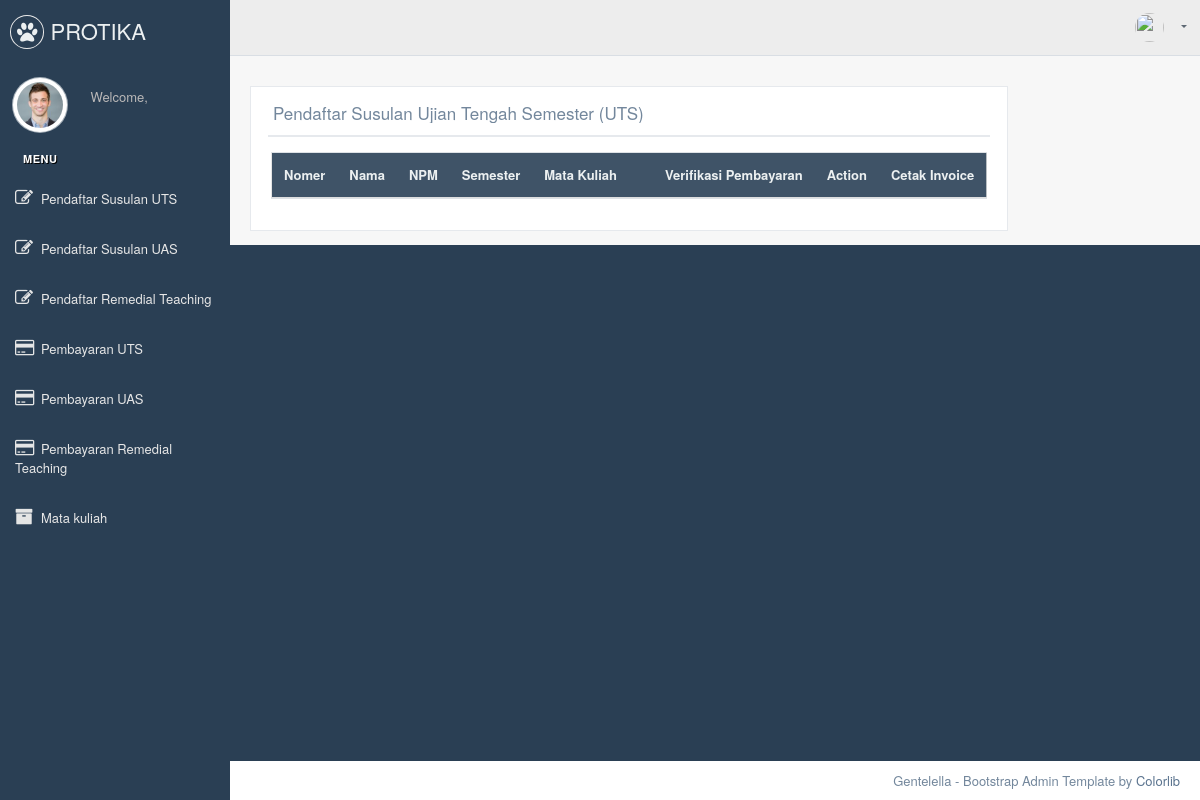
The page /index.php/c_admin/uts on the database as committed earlier.
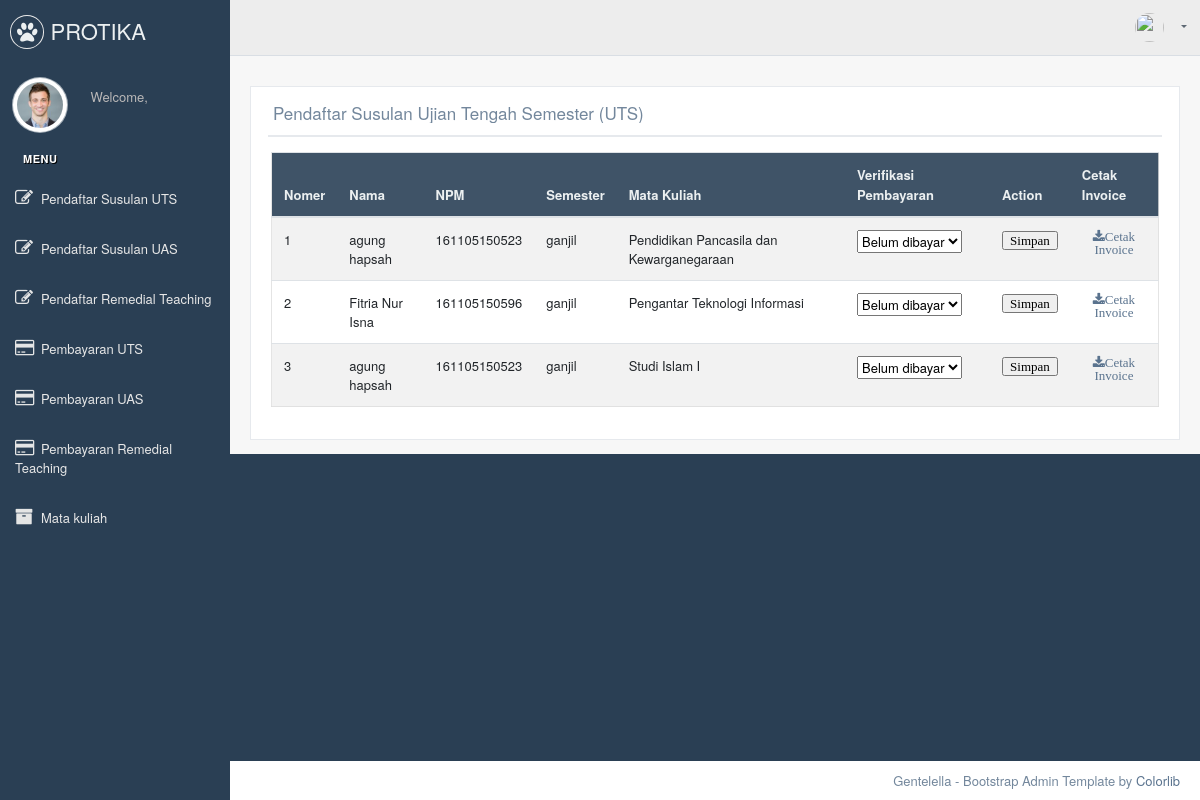
The same page on the database as committed later.
### tables this page shows
CREATE TABLE `susulan_uts` (
  `nama_mahasiswa` varchar(100) DEFAULT NULL,
  `npm` varchar(12) NOT NULL,
  `program_studi` varchar(20) DEFAULT NULL,
  `tahun_ajaran` varchar(10) DEFAULT NULL,
  `kelas` varchar(10) DEFAULT NULL,
  `no_tlp` varchar(13) DEFAULT NULL,
  `matkul` varchar(100) DEFAULT NULL,
  `semester` varchar(6) DEFAULT NULL,
  `dosen` varchar(100) DEFAULT NULL,
  `tanggal_uts` date DEFAULT NULL,
  `pukul` time DEFAULT NULL,
  `verivikasi` varchar(20) DEFAULT NULL
);

### application/libraries/Template.php (called while the page is built)
<?php if (! defined('BASEPATH')) exit('No direct script access allowed');
class Template {
	var $template_data = array();
	function set($name, $value)
	{
		$this->template_data[$name] = $value;
	}
	function load($template = '', $view = '', $view_data = array(), $return = FALSE)
	{
		$this->CI=&get_instance();
		$this->set('contents', $this->CI->load->view($view,$view_data, TRUE));
		return $this->CI->load->view ($template, $this->template_data, $return);
	}
}

### application/controllers/C_admin.php (called while the page is built, shortened)
<?php
class C_admin extends CI_Controller {
	public function uts()
	{
		$data["susulan_uts"] = $this->M_uts->getwhere('verivikasi',0,'susulan_uts')->result();
		$this->template->load('admin/va_static','admin/va_uts',$data);
	}
}

### index.php (called while the page is built, shortened)
<?php
require_once BASEPATH.'core/CodeIgniter.php';

### application/models/M_uts.php (called while the page is built, shortened)
<?php defined('BASEPATH') or exit('No direct script access allowed');
class M_uts extends CI_Model
{
    public function getwhere($field, $where, $table)
    {
        $this->db->where($field, $where);
        $query = $this->db->get($table);
        return $query;
    }
}

### application/views/admin/va_uts.php (the view, shortened to what this page needs)
<div class="col-md-12 col-sm-12  ">
               <div class="x_panel">
                 <div class="x_title">
                   <h2>Pendaftar Susulan Ujian Tengah Semester (UTS)</h2>
                   <ul class="nav navbar-center panel_toolbox">
                     <li><a class="collapse-link"><i class="fa fa-chevron-center"></i></a>
                     </li>
                   </ul>
                   <div class="clearfix"></div>
                 </div>
                 <div class="x_content">
                   <div class="table-responsive">
                     <form action="<?php echo base_url().'C_admin/update/';?>" method="post">
                     <table class="table table-striped jambo_table bulk_action">
                       <thead>
       <tr>
         <th>Nomer</th>
         <th>Nama</th>
         <th>NPM</th>
         <th>Semester</th>
         <th>Mata Kuliah</th>
         <th></th>
         <th>Verifikasi Pembayaran</th>
         <th>Action</th>
         <th>Cetak Invoice</th>
       </tr>
     </thead>
     <tbody>
       <tr>
       <?php
                                       $no = 1;
                                       foreach ($susulan_uts as $suts)  {?>
                                       <td><?php echo $no++ ?></td>
                                       <td><?php echo $suts->nama_mahasiswa; ?></td>
                                       <td><input type="hidden" name="npm" value="<?php echo $suts->npm; ?>" class="form-control"><?php echo $suts->npm; ?></td>
                                       <td><?php echo $suts->semester; ?></td>
                                       <td><?php echo $suts->matkul; ?></td>
                                       <td></td>
                                       <td>
                                       <select name="verivikasi">
                                           <option value="0">Belum dibayar</option>
                                       </select>
                                       </td>
                                       <td align="center"><input type="submit" value="Simpan"  class="fa fa-save"></td>
                                       <td align="center"><a href="<?= base_url()?>C_admin/invoice_pdf/<?= $suts->npm?>" class="fa fa-download" >Cetak Invoice</a></td>
       </tr>
       <?php } ?>
     </tbody>
                     </table>
                   </form>
                   </div>
                 </div>
               </div>
             </div>
           </div>
         </div>
       </div>

Rows that differ between the two databases and show on the page:
added susulan_uts: nama_mahasiswa "agung hapsah", npm "161105150523", semester "ganjil", matkul "Pendidikan Pancasila dan Kewarganegaraan"
added susulan_uts: nama_mahasiswa "Fitria Nur Isna", npm "161105150596", semester "ganjil", matkul "Pengantar Teknologi Informasi"
added susulan_uts: nama_mahasiswa "agung hapsah", npm "161105150523", semester "ganjil", matkul "Studi Islam I"
